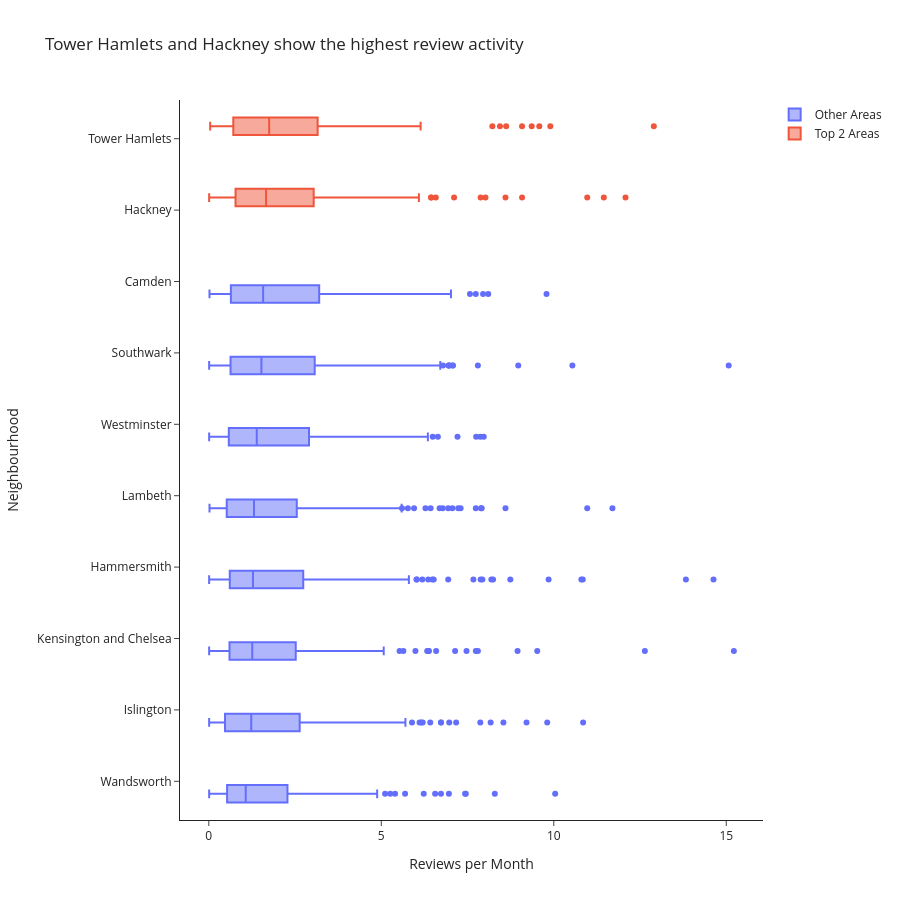

The notebook cell saved with this chart:
### Code cell
# Task 2

active_df = df[df['reviews_per_month'] > 0].copy()

# Calculate median reviews by neighbourhood
neighbourhood_order = (
    active_df.groupby('neighbourhood')['reviews_per_month']
    .median()
    .sort_values(ascending=False)
)

# Top 2 neighbourhoods
top_two = neighbourhood_order.head(2).index.tolist()

# Highlight top 2
active_df['highlight'] = active_df['neighbourhood'].apply(
    lambda x: 'Top 2 Areas' if x in top_two else 'Other Areas'
)

fig = px.box(
    active_df,
    x='reviews_per_month',
    y='neighbourhood',
    color='highlight',
    points='outliers',
    orientation='h',
    category_orders={
        'neighbourhood': neighbourhood_order.index.tolist()
    },
    title=f'{top_two[0]} and {top_two[1]} show the highest review activity'
)

fig.update_layout(
    template='simple_white',
    xaxis_title='Reviews per Month',
    yaxis_title='Neighbourhood',
    legend_title='',
    height=900
)

fig.show()

### Figure 1 — Plotly figure (JSON) as saved in the notebook; plotly's stock layout.template omitted (floating-point values rounded to 4 significant figures; data arrays with more than 128 entries replaced by an {"elided": "..."} marker saying what was removed)
{"data": [{"alignmentgroup": "True", "boxpoints": "outliers", "hovertemplate": "highlight=Other Areas<br>reviews_per_month=%{x}<br>neighbourhood=%{y}<extra></extra>", "legendgroup": "Other Areas", "marker": {"color": "#636efa"}, "name": "Other Areas", "notched": false, "offsetgroup": "Other Areas", "orientation": "h", "showlegend": true, "type": "box", "x": {"elided": "1984 float values"}, "x0": " ", "xaxis": "x", "y": {"elided": "1984 str values"}, "y0": " ", "yaxis": "y"}, {"alignmentgroup": "True", "boxpoints": "outliers", "hovertemplate": "highlight=Top 2 Areas<br>reviews_per_month=%{x}<br>neighbourhood=%{y}<extra></extra>", "legendgroup": "Top 2 Areas", "marker": {"color": "#EF553B"}, "name": "Top 2 Areas", "notched": false, "offsetgroup": "Top 2 Areas", "orientation": "h", "showlegend": true, "type": "box", "x": {"elided": "511 float values"}, "x0": " ", "xaxis": "x", "y": {"elided": "511 str values"}, "y0": " ", "yaxis": "y"}], "layout": {"boxmode": "group", "height": 900, "legend": {"title": {"text": ""}, "tracegroupgap": 0}, "title": {"text": "Tower Hamlets and Hackney show the highest review activity"}, "xaxis": {"anchor": "y", "domain": [0, 1], "title": {"text": "Reviews per Month"}}, "yaxis": {"anchor": "x", "categoryarray": ["Wandsworth", "Islington", "Kensington and Chelsea", "Hammersmith", "Lambeth", "Westminster", "Southwark", "Camden", "Hackney", "Tower Hamlets"], "categoryorder": "array", "domain": [0, 1], "title": {"text": "Neighbourhood"}}}}
